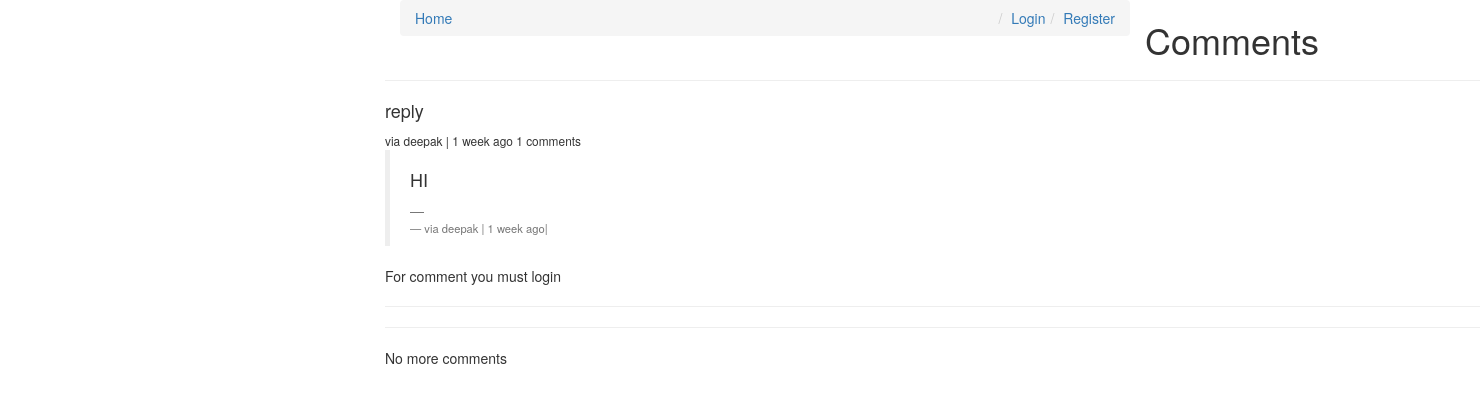
The app's page /comments/12/ with its own data.
### comments/models.py (models this page shows, shortened)
class Comment(models.Model):
	user 		= models.ForeignKey(settings.AUTH_USER_MODEL,default=1)
	content_type = models.ForeignKey(ContentType, on_delete=models.CASCADE)
	object_id = models.PositiveIntegerField()
	content_object = GenericForeignKey('content_type', 'object_id')
	parent  = models.ForeignKey('self',blank=True,null=True)
	content 	= models.TextField()
	timestamp 	= models.DateTimeField(auto_now_add=True)
	objects = CommentManeger()
	class Meta:
		ordering =["-timestamp"]
	def children(self):
		return Comment.objects.filter(parent=self)

### comments/views.py (the view, shortened to what this page needs)
# urls.py: url(r'^(?P<id>\d+)/$',comment_thread, name="thread"),
def comment_thread(request, id):
	obj = Comment.objects.get(id=id)
	try:
		obj = Comment.objects.get(id=id)
	except:
		raise Http404
	content_object = obj.content_object
	content_id = obj.content_object.id
	initial_data = {
        "content_type": obj.content_type,
        "object_id": obj.object_id
    }
	form = CommentForm(request.POST or None, initial = initial_data)
	context = {
		"form":form,
		"comment":obj,
	}
	return render(request,"comment_thread.html",context)

### templates/comment_thread.html (shortened to what this page needs)
{% extends "base.html" %}
{% load markdown_deux_tags %}
{% load crispy_forms_tags %}
{% load urlify %}
{% block content %}
<div class="">
	<h1>Comments</h1>
		<hr/>
			<h4>{{ comment.content }}</h4>
			<footer><small>via {{ comment.user }} | {{ comment.timestamp|timesince }} ago
				{% if comment.children.count > 0 %}{{ comment.children.count }} comment{% if comment.children.count >= 1 %}s{% endif %}{% endif %}</small>
			</footer>
			<div>
			{% for child_comment in comment.children %}
				<blockquote class="blockquote">
					<h4>{{ child_comment.content }}</h4>
					<footer> <small>via {{ child_comment.user }} |														{{ child_comment.timestamp|timesince }} ago|{% if child_comment.user == request.user %}<a href="{{ child_comment.get_delete_url }}">Delete</a>{% endif %}</small></footer>
				</blockquote>
			{% endfor %}
			{% if request.user.is_authenticated %}
				<form method="POST" action="."> {% csrf_token %}
					{{ form|crispy }}
					<input type="hidden" name="parent_id" value="{{ comment.id }}">
					<input type="submit" value="reply" class="btn btn-default">
				</form>
			{% else %}
			<p> For comment you must login</p>
			{% endif %}
		</div>
		<hr/>
	<hr/>
	<p> No more comments</p>
</div>
{% endblock content %}

### static/css/base.css (style rules this page uses)
h1 { color: #777777 }

### records on screen
Comment: content "reply", user "deepak", timestamp "1 week", children.count "1"
Comment: content "HI", user "deepak", timestamp "1 week"
